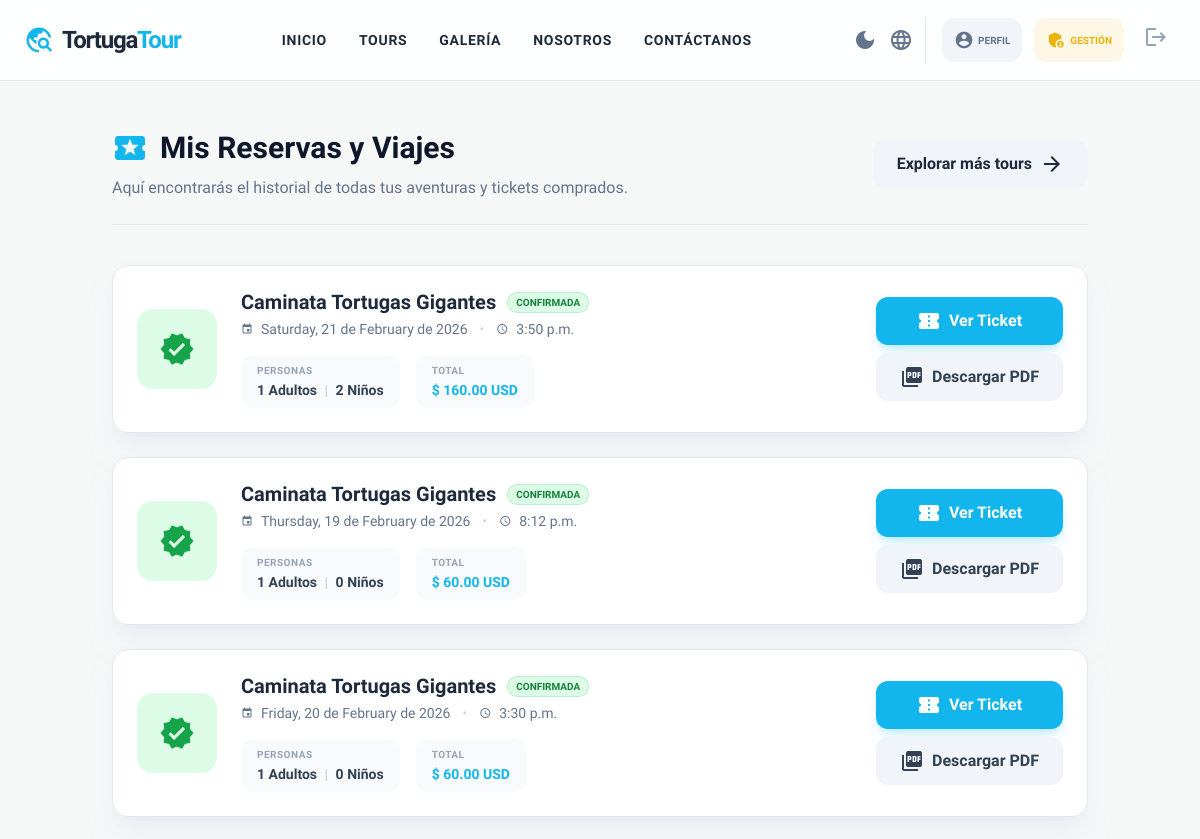
Before: /mis-reservas/ (signed in, upper part) with the older database file.
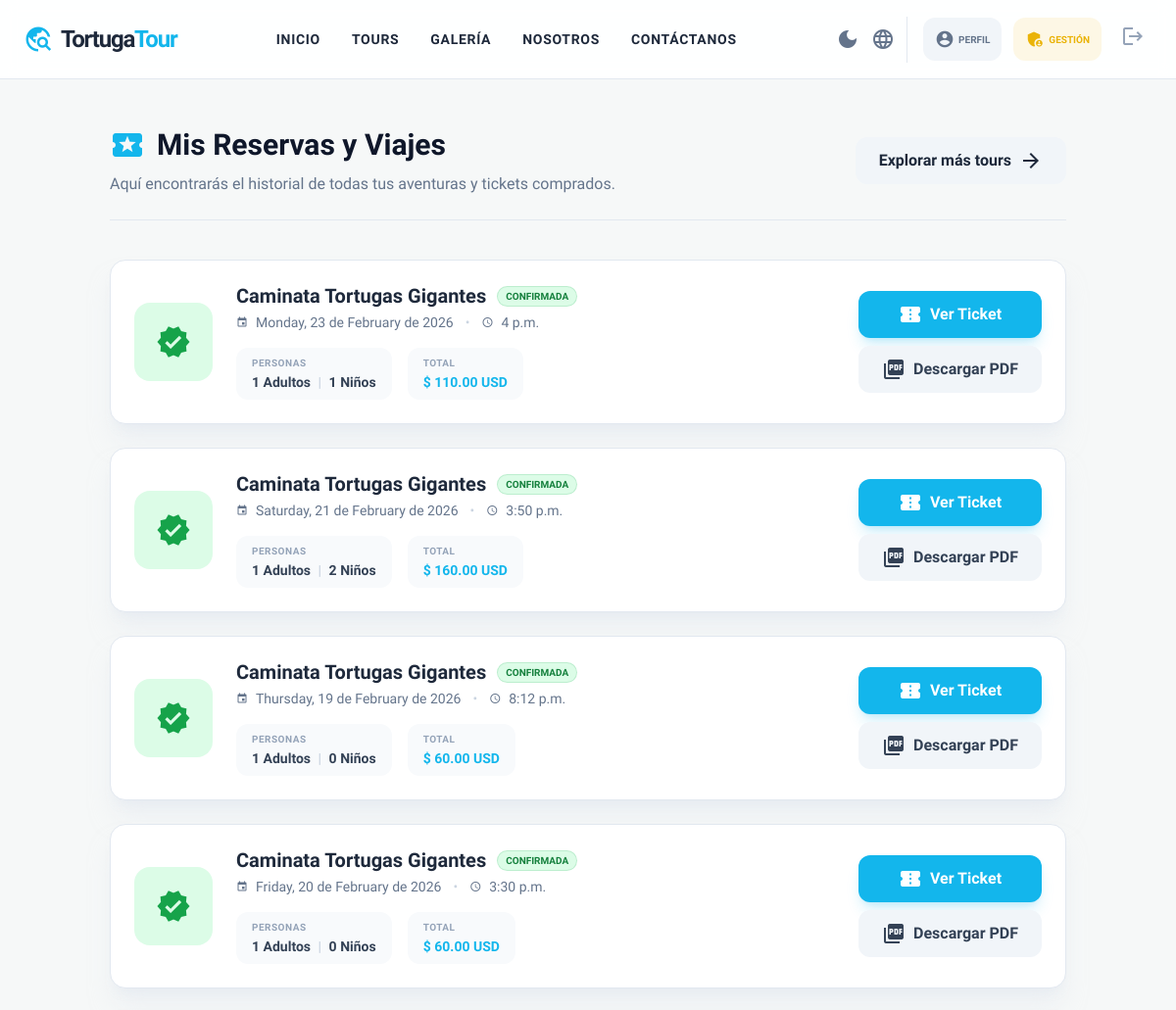
After: the same page with the newer database file.
### core/models.py (models this page shows, shortened)
class Reserva(models.Model):
    ESTADOS = (
        ("pendiente", "Pendiente"),
        ("confirmada", "Confirmada"),
        ("pagada", "Pagada"),
        ("cancelada", "Cancelada"),
        ("bloqueada_por_agencia", "Bloqueada por Agencia"),
    )
    usuario = models.ForeignKey(User, on_delete=models.CASCADE, null=True, blank=True)
    salida = models.ForeignKey(SalidaTour, on_delete=models.CASCADE, related_name="reservas")
    adultos = models.PositiveIntegerField()
    ninos = models.PositiveIntegerField()
    total_pagar = models.DecimalField(max_digits=10, decimal_places=2)
    estado = models.CharField(max_length=30, choices=ESTADOS, default="pendiente")
    fecha_reserva = models.DateTimeField(default=timezone.now)
    archivo_agencia = models.FileField(upload_to='agencia_vouchers/', null=True, blank=True)
    codigo_agencia = models.CharField(max_length=50, null=True, blank=True)
    limite_pago_agencia = models.DateTimeField(null=True, blank=True)
    nombre = models.CharField(max_length=100)
    apellidos = models.CharField(max_length=150)
    correo = models.EmailField()
    telefono = models.CharField(max_length=30)
    identificacion = models.CharField(max_length=50)

class SalidaTour(models.Model):
    tour = models.ForeignKey(Tour, on_delete=models.CASCADE, related_name="salidas")
    fecha = models.DateField()
    hora = models.TimeField(null=True, blank=True)
    cupo_maximo = models.PositiveIntegerField()
    cupos_disponibles = models.PositiveIntegerField()

class Tour(models.Model):
    nombre = models.CharField(max_length=150)
    destino = models.ForeignKey(Destino, on_delete=models.CASCADE, related_name="tours")
    descripcion = models.TextField()
    precio = models.DecimalField(max_digits=8, decimal_places=2)
    precio_adulto = models.DecimalField(max_digits=8, decimal_places=2, default=0, blank=True)
    precio_nino = models.DecimalField(max_digits=8, decimal_places=2, default=0, blank=True)
    lemonsqueezy_variant_id = models.CharField(max_length=50, blank=True, default="")
    cupo_maximo = models.PositiveIntegerField(default=15)
    cupos_disponibles = models.PositiveIntegerField(default=15)

### core/views.py (the view)
# urls.py: path('mis-reservas/', views.mis_reservas, name='mis_reservas'),
@login_required
def mis_reservas(request):
    reservas = Reserva.objects.filter(usuario=request.user).exclude(estado="pendiente").order_by('-fecha_reserva')
    return render(request, 'core/mis_reservas.html', {'reservas': reservas})

### core/context_processors.py (called while the page is built)
def whatsapp_number(request):
    return {"WHATSAPP_NUMBER": getattr(settings, "WHATSAPP_NUMBER", "")}

### core/templates/core/mis_reservas.html (shortened to what this page needs)
{% extends "core/base.html" %}
{% block content %}
<section class="max-w-5xl mx-auto px-6 py-12 min-h-[60vh]">
    <div
        class="mb-10 border-b border-slate-200 dark:border-slate-800 pb-6 flex flex-col md:flex-row md:items-center justify-between gap-4">
        <div>
            <h1 class="text-3xl font-black text-slate-900 dark:text-white flex items-center gap-3">
                <span class="material-icons text-primary text-4xl">local_activity</span>
                Mis Reservas y Viajes
            </h1>
            <p class="text-slate-500 dark:text-slate-400 mt-2">
                Aquí encontrarás el historial de todas tus aventuras y tickets comprados.
            </p>
        </div>
        <a href="{% url 'tours' %}"
            class="bg-slate-100 hover:bg-slate-200 dark:bg-slate-800 dark:hover:bg-slate-700 text-slate-800 dark:text-white font-bold py-3 px-6 rounded-xl transition-colors flex items-center justify-center gap-2 whitespace-nowrap w-max">
            Explorar más tours
            <span class="material-icons">arrow_forward</span>
        </a>
    </div>
    {% if reservas %}
    <div class="grid gap-6">
        {% for reserva in reservas %}
        <div
            class="bg-white dark:bg-slate-800 border border-slate-200 dark:border-slate-700 rounded-2xl p-6 shadow-xl shadow-slate-200/50 dark:shadow-none flex flex-col md:flex-row items-center gap-6 group hover:border-primary transition-colors">
            <div class="flex-shrink-0 relative">
                {% if reserva.estado == 'pagada' or reserva.estado == 'confirmada' %}
                <div
                    class="w-20 h-20 bg-green-100 dark:bg-green-900/30 text-green-600 dark:text-green-500 rounded-2xl flex items-center justify-center relative overflow-hidden">
                    <span class="material-icons text-4xl z-10">verified</span>
                </div>
                {% elif reserva.estado == 'bloqueada_por_agencia' %}
                <div
                    class="w-20 h-20 bg-blue-100 dark:bg-blue-900/30 text-blue-600 dark:text-blue-500 rounded-2xl flex items-center justify-center relative overflow-hidden">
                    <span class="material-icons text-4xl z-10">lock_clock</span>
                </div>
                {% elif reserva.estado == 'pendiente' %}
                <div
                    class="w-20 h-20 bg-amber-100 dark:bg-amber-900/30 text-amber-600 dark:text-amber-500 rounded-2xl flex items-center justify-center">
                    <span class="material-icons text-4xl">pending_actions</span>
                </div>
                {% else %}
                <div
                    class="w-20 h-20 bg-red-100 dark:bg-red-900/30 text-red-600 dark:text-red-500 rounded-2xl flex items-center justify-center">
                    <span class="material-icons text-4xl">cancel</span>
                </div>
                {% endif %}
            </div>
            <div class="flex-grow flex flex-col items-center md:items-start text-center md:text-left">
                <div class="flex flex-wrap items-center justify-center md:justify-start gap-3 mb-1">
                    <h2 class="text-xl font-bold text-slate-800 dark:text-white leading-tight">
                        {{ reserva.salida.tour.nombre|truncatechars:45 }}
                    </h2>
                    {% if reserva.estado == 'pagada' or reserva.estado == 'confirmada' %}
                    <span
                        class="bg-green-100 text-green-700 dark:bg-green-900/50 dark:text-green-400 text-[10px] font-black uppercase px-2 py-0.5 rounded-full ring-1 ring-green-500/30">Confirmada</span>
                    {% elif reserva.estado == 'bloqueada_por_agencia' %}
                    <span
                        class="bg-blue-100 text-blue-700 dark:bg-blue-900/50 dark:text-blue-400 text-[10px] font-black uppercase px-2 py-0.5 rounded-full ring-1 ring-blue-500/30">Bloqueo
                        Agencia</span>
                    {% elif reserva.estado == 'pendiente' %}
                    <span
                        class="bg-amber-100 text-amber-700 dark:bg-amber-900/50 dark:text-amber-400 text-[10px] font-black uppercase px-2 py-0.5 rounded-full ring-1 ring-amber-500/30">Pendiente
                        de Pago</span>
                    {% else %}
                    <span
                        class="bg-red-100 text-red-700 dark:bg-red-900/50 dark:text-red-400 text-[10px] font-black uppercase px-2 py-0.5 rounded-full ring-1 ring-red-500/30">Cancelada</span>
                    {% endif %}
                </div>
                <p class="text-sm font-medium text-slate-500 dark:text-slate-400 flex items-center gap-2 mb-4">
                    <span class="material-icons text-xs">event</span>
                    {{ reserva.salida.fecha|date:"l, j \d\e F \d\e Y" }}
                    <span class="px-1 text-slate-300 dark:text-slate-600">•</span>
                    <span class="material-icons text-xs">schedule</span>
                    {{ reserva.salida.hora|default:"Por definir" }}
                </p>
                <div class="flex flex-wrap justify-center md:justify-start gap-4 w-full">
                    <div class="bg-slate-50 dark:bg-slate-900 px-4 py-2 rounded-xl flex-1 md:flex-none">
                        <p class="text-[10px] font-bold text-slate-400 uppercase tracking-wider mb-0.5">Personas</p>
                        <p class="text-sm font-bold text-slate-700 dark:text-slate-300">
                            {{ reserva.adultos }} Adultos <span class="text-slate-300 mx-1">|</span> {{ reserva.ninos }}
                            Niños
                        </p>
                    </div>
                    <div class="bg-slate-50 dark:bg-slate-900 px-4 py-2 rounded-xl flex-1 md:flex-none">
                        <p class="text-[10px] font-bold text-slate-400 uppercase tracking-wider mb-0.5">Total</p>
                        <p class="text-sm font-black text-primary">$ {{ reserva.total_pagar }} USD</p>
                    </div>
                </div>
            </div>
            <div class="flex-shrink-0 w-full md:w-auto flex flex-col gap-2 mt-4 md:mt-0">
                {% if reserva.estado == 'pagada' or reserva.estado == 'confirmada' %}
                <a href="{% url 'ticket_reserva' reserva.id %}" target="_blank"
                    class="w-full md:w-auto bg-primary text-white font-bold py-3 px-6 rounded-xl hover:bg-primary-dark transition shadow-lg shadow-primary/20 flex items-center justify-center gap-2">
                    <span class="material-icons">confirmation_number</span>
                    Ver Ticket
                </a>
                <a href="{% url 'ver_ticket_pdf' reserva.id %}" download
                    class="w-full md:w-auto bg-slate-100 text-slate-700 dark:bg-slate-700 dark:text-white font-bold py-3 px-6 rounded-xl hover:bg-slate-200 dark:hover:bg-slate-600 transition flex items-center justify-center gap-2">
                    <span class="material-icons">picture_as_pdf</span>
                    Descargar PDF
                </a>
                {% elif reserva.estado != 'cancelada' %}
                <span class="text-xs font-bold text-slate-400 text-center block">Procesando...</span>
                {% endif %}
            </div>
        </div>
        {% endfor %}
    </div>
    {% endif %}
</section>
{% endblock %}

### core/templates/core/base.html (shortened to what this page needs)
{% load static %}
<!DOCTYPE html>
<html lang="es" class="">
<head>
    <script src="https://cdn.tailwindcss.com?plugins=forms,container-queries"></script>
    <link rel="stylesheet" href="https://cdnjs.cloudflare.com/ajax/libs/font-awesome/6.4.2/css/all.min.css">
</head>
<body
    class="bg-background-light dark:bg-slate-900 text-slate-800 dark:text-slate-200 font-display flex flex-col min-h-screen transition-colors duration-300">
    <nav
        class="fixed w-full z-50 bg-white/90 dark:bg-slate-900/90 backdrop-blur border-b border-slate-200 dark:border-slate-800 transition-colors duration-300">
        <div class="max-w-7xl mx-auto px-6 h-20 flex justify-between items-center">
            <a href="{% url 'home' %}" class="flex items-center gap-2 notranslate" translate="no">
                <span class="material-icons text-primary text-3xl">travel_explore</span>
                <span class="font-bold text-xl md:text-2xl tracking-tighter whitespace-nowrap">Tortuga<span
                        class="text-primary">Tour</span></span>
            </a>
            <div class="hidden lg:flex gap-8 font-bold text-sm uppercase tracking-wider">
                <a href="{% url 'home' %}" class="hover:text-primary transition">Inicio</a>
                <a href="{% url 'tours' %}" class="hover:text-primary transition">Tours</a>
                <a href="{% url 'galeria' %}" class="hover:text-primary transition">Galería</a>
                <a href="{% url 'nosotros' %}" class="hover:text-primary transition">Nosotros</a>
                <a href="{% url 'contacto' %}" class="hover:text-primary transition">Contáctanos</a>
            </div>
            <div class="flex items-center gap-3">
                <button onclick="toggleDarkMode()"
                    class="flex items-center text-slate-500 hover:text-primary dark:text-slate-400 dark:hover:text-primary transition-colors focus:outline-none cursor-pointer">
                    <span id="dark-mode-icon" class="material-icons text-[24px]">light_mode</span>
                </button>
                <div class="relative flex items-center h-full">
                    <button type="button" onclick="toggleLangMenu()"
                        class="flex items-center text-slate-500 hover:text-primary dark:text-slate-400 dark:hover:text-primary transition-colors focus:outline-none cursor-pointer">
                        <span class="material-icons text-[24px]">language</span>
                    </button>
                </div>
                {% if user.is_authenticated %}
                <div class="hidden lg:flex items-center gap-3 border-l pl-4 border-slate-200 dark:border-slate-700">
                    {% if user.is_staff %}
                    <a href="{% url 'perfil_admin' %}"
                        class="flex items-center gap-1 bg-slate-100 dark:bg-slate-800 text-slate-500 hover:text-primary dark:hover:text-primary px-3 py-2 rounded-xl transition-all group"
                        title="Mi Perfil">
                        <span class="material-icons text-xl">account_circle</span>
                        <span class="text-[10px] font-black uppercase hidden lg:block">Perfil</span>
                    </a>
                    <a href="{% url 'panel_admin' %}"
                        class="flex items-center gap-1 bg-secondary/10 text-secondary px-3 py-2 rounded-xl hover:bg-secondary hover:text-white transition-all group"
                        title="Panel de Control">
                        <span class="material-icons text-xl">admin_panel_settings</span>
                        <span class="text-[10px] font-black uppercase hidden lg:block">Gestión</span>
                    </a>
                    {% endif %}
                    <form action="{% url 'logout' %}" method="post" class="inline">
                        <button type="submit" class="p-2 text-slate-400 hover:text-red-500 transition"
                            title="Cerrar Sesión">
                            <span class="material-icons">logout</span>
                        </button>
                    </form>
                </div>
                {% endif %}
            </div>
        </div>
    </nav>
    <main class="pt-20 flex-grow">
        {% block content %}{% endblock %}
    </main>
</body>
</html>

### core/templates/core/base.html (style rules this page uses)
html { top: 0 !important; margin-top: 0 !important; }
body { top: 0px !important; margin-top: 0 !important; position: static !important; }

Changed rows visible on the page:
added Reserva: estado "pagada" (drawn), salida.tour.nombre "Caminata Tortugas Gigantes", salida.fecha "Monday, 23 de February de 2026", salida.hora "4 p.m.", adultos "1", ninos "1", total_pagar "110.00"
